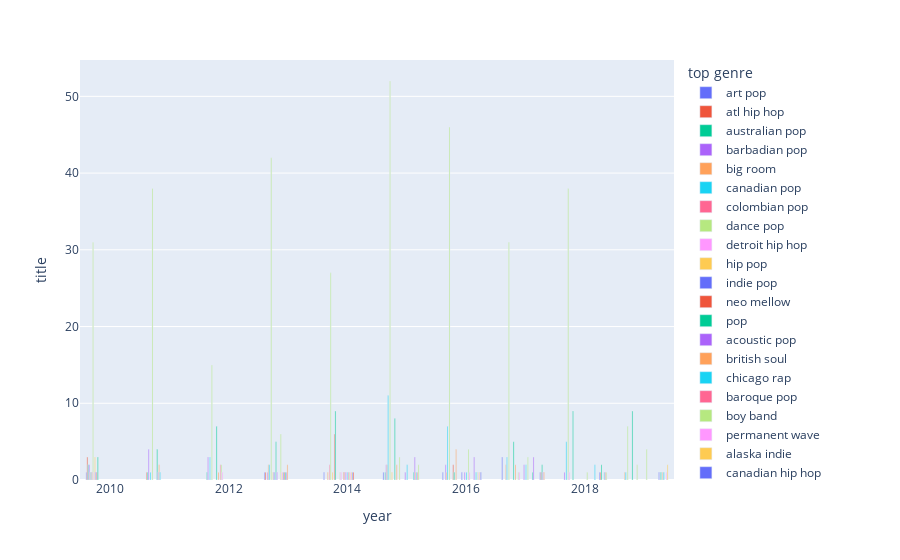

The code cell stored with this chart in its notebook:
### Markdown cell above
### Gráfico de barras Agrupado - Ano e gênero

### Code cell
fig3 = px.bar(df_empilhado,
              x="year",
              y="title",
              color="top genre",
              barmode="group")
fig3.show()

### Figure 1 — Plotly figure (JSON) as saved in the notebook; plotly's stock layout.template omitted (floating-point values rounded to 4 significant figures)
{"data": [{"alignmentgroup": "True", "hovertemplate": "top genre=art pop<br>year=%{x}<br>title=%{y}<extra></extra>", "legendgroup": "art pop", "marker": {"color": "#636efa", "pattern": {"shape": ""}}, "name": "art pop", "offsetgroup": "art pop", "orientation": "v", "showlegend": true, "textposition": "auto", "type": "bar", "x": [2010, 2013, 2014, 2015, 2016, 2017], "xaxis": "x", "y": [1, 1, 1, 1, 1, 3], "yaxis": "y"}, {"alignmentgroup": "True", "hovertemplate": "top genre=atl hip hop<br>year=%{x}<br>title=%{y}<extra></extra>", "legendgroup": "atl hip hop", "marker": {"color": "#EF553B", "pattern": {"shape": ""}}, "name": "atl hip hop", "offsetgroup": "atl hip hop", "orientation": "v", "showlegend": true, "textposition": "auto", "type": "bar", "x": [2010, 2011, 2013], "xaxis": "x", "y": [3, 1, 1], "yaxis": "y"}, {"alignmentgroup": "True", "hovertemplate": "top genre=australian pop<br>year=%{x}<br>title=%{y}<extra></extra>", "legendgroup": "australian pop", "marker": {"color": "#00cc96", "pattern": {"shape": ""}}, "name": "australian pop", "offsetgroup": "australian pop", "orientation": "v", "showlegend": true, "textposition": "auto", "type": "bar", "x": [2010, 2011, 2012, 2015], "xaxis": "x", "y": [2, 1, 1, 1], "yaxis": "y"}, {"alignmentgroup": "True", "hovertemplate": "top genre=barbadian pop<br>year=%{x}<br>title=%{y}<extra></extra>", "legendgroup": "barbadian pop", "marker": {"color": "#ab63fa", "pattern": {"shape": ""}}, "name": "barbadian pop", "offsetgroup": "barbadian pop", "orientation": "v", "showlegend": true, "textposition": "auto", "type": "bar", "x": [2010, 2011, 2012, 2013, 2015, 2016, 2018], "xaxis": "x", "y": [2, 4, 3, 1, 2, 2, 1], "yaxis": "y"}, {"alignmentgroup": "True", "hovertemplate": "top genre=big room<br>year=%{x}<br>title=%{y}<extra></extra>", "legendgroup": "big room", "marker": {"color": "#FFA15A", "pattern": {"shape": ""}}, "name": "big room", "offsetgroup": "big room", "orientation": "v", "showlegend": true, "textposition": "auto", "type": "bar", "x": [2010, 2013, 2014, 2015, 2016, 2017, 2019], "xaxis": "x", "y": [1, 2, 1, 2, 1, 2, 1], "yaxis": "y"}, {"alignmentgroup": "True", "hovertemplate": "top genre=canadian pop<br>year=%{x}<br>title=%{y}<extra></extra>", "legendgroup": "canadian pop", "marker": {"color": "#19d3f3", "pattern": {"shape": ""}}, "name": "canadian pop", "offsetgroup": "canadian pop", "orientation": "v", "showlegend": true, "textposition": "auto", "type": "bar", "x": [2010, 2011, 2012, 2013, 2015, 2016, 2017, 2018, 2019], "xaxis": "x", "y": [1, 1, 3, 2, 11, 7, 3, 5, 1], "yaxis": "y"}, {"alignmentgroup": "True", "hovertemplate": "top genre=colombian pop<br>year=%{x}<br>title=%{y}<extra></extra>", "legendgroup": "colombian pop", "marker": {"color": "#FF6692", "pattern": {"shape": ""}}, "name": "colombian pop", "offsetgroup": "colombian pop", "orientation": "v", "showlegend": true, "textposition": "auto", "type": "bar", "x": [2010, 2014], "xaxis": "x", "y": [1, 2], "yaxis": "y"}, {"alignmentgroup": "True", "hovertemplate": "top genre=dance pop<br>year=%{x}<br>title=%{y}<extra></extra>", "legendgroup": "dance pop", "marker": {"color": "#B6E880", "pattern": {"shape": ""}}, "name": "dance pop", "offsetgroup": "dance pop", "orientation": "v", "showlegend": true, "textposition": "auto", "type": "bar", "x": [2010, 2011, 2012, 2013, 2014, 2015, 2016, 2017, 2018, 2019], "xaxis": "x", "y": [31, 38, 15, 42, 27, 52, 46, 31, 38, 7], "yaxis": "y"}, {"alignmentgroup": "True", "hovertemplate": "top genre=detroit hip hop<br>year=%{x}<br>title=%{y}<extra></extra>", "legendgroup": "detroit hip hop", "marker": {"color": "#FF97FF", "pattern": {"shape": ""}}, "name": "detroit hip hop", "offsetgroup": "detroit hip hop", "orientation": "v", "showlegend": true, "textposition": "auto", "type": "bar", "x": [2010, 2018], "xaxis": "x", "y": [1, 1], "yaxis": "y"}, {"alignmentgroup": "True", "hovertemplate": "top genre=hip pop<br>year=%{x}<br>title=%{y}<extra></extra>", "legendgroup": "hip pop", "marker": {"color": "#FECB52", "pattern": {"shape": ""}}, "name": "hip pop", "offsetgroup": "hip pop", "orientation": "v", "showlegend": true, "textposition": "auto", "type": "bar", "x": [2010, 2013, 2014, 2015], "xaxis": "x", "y": [3, 1, 1, 1], "yaxis": "y"}, {"alignmentgroup": "True", "hovertemplate": "top genre=indie pop<br>year=%{x}<br>title=%{y}<extra></extra>", "legendgroup": "indie pop", "marker": {"color": "#636efa", "pattern": {"shape": ""}}, "name": "indie pop", "offsetgroup": "indie pop", "orientation": "v", "showlegend": true, "textposition": "auto", "type": "bar", "x": [2010, 2013], "xaxis": "x", "y": [1, 1], "yaxis": "y"}, {"alignmentgroup": "True", "hovertemplate": "top genre=neo mellow<br>year=%{x}<br>title=%{y}<extra></extra>", "legendgroup": "neo mellow", "marker": {"color": "#EF553B", "pattern": {"shape": ""}}, "name": "neo mellow", "offsetgroup": "neo mellow", "orientation": "v", "showlegend": true, "textposition": "auto", "type": "bar", "x": [2010, 2014, 2016], "xaxis": "x", "y": [1, 6, 2], "yaxis": "y"}, {"alignmentgroup": "True", "hovertemplate": "top genre=pop<br>year=%{x}<br>title=%{y}<extra></extra>", "legendgroup": "pop", "marker": {"color": "#00cc96", "pattern": {"shape": ""}}, "name": "pop", "offsetgroup": "pop", "orientation": "v", "showlegend": true, "textposition": "auto", "type": "bar", "x": [2010, 2011, 2012, 2013, 2014, 2015, 2016, 2017, 2018, 2019], "xaxis": "x", "y": [3, 4, 7, 5, 9, 8, 1, 5, 9, 9], "yaxis": "y"}, {"alignmentgroup": "True", "hovertemplate": "top genre=acoustic pop<br>year=%{x}<br>title=%{y}<extra></extra>", "legendgroup": "acoustic pop", "marker": {"color": "#ab63fa", "pattern": {"shape": ""}}, "name": "acoustic pop", "offsetgroup": "acoustic pop", "orientation": "v", "showlegend": true, "textposition": "auto", "type": "bar", "x": [2011, 2013], "xaxis": "x", "y": [1, 1], "yaxis": "y"}, {"alignmentgroup": "True", "hovertemplate": "top genre=british soul<br>year=%{x}<br>title=%{y}<extra></extra>", "legendgroup": "british soul", "marker": {"color": "#FFA15A", "pattern": {"shape": ""}}, "name": "british soul", "offsetgroup": "british soul", "orientation": "v", "showlegend": true, "textposition": "auto", "type": "bar", "x": [2011, 2012, 2015, 2016, 2017], "xaxis": "x", "y": [2, 1, 2, 4, 2], "yaxis": "y"}, {"alignmentgroup": "True", "hovertemplate": "top genre=chicago rap<br>year=%{x}<br>title=%{y}<extra></extra>", "legendgroup": "chicago rap", "marker": {"color": "#19d3f3", "pattern": {"shape": ""}}, "name": "chicago rap", "offsetgroup": "chicago rap", "orientation": "v", "showlegend": true, "textposition": "auto", "type": "bar", "x": [2011], "xaxis": "x", "y": [1], "yaxis": "y"}, {"alignmentgroup": "True", "hovertemplate": "top genre=baroque pop<br>year=%{x}<br>title=%{y}<extra></extra>", "legendgroup": "baroque pop", "marker": {"color": "#FF6692", "pattern": {"shape": ""}}, "name": "baroque pop", "offsetgroup": "baroque pop", "orientation": "v", "showlegend": true, "textposition": "auto", "type": "bar", "x": [2012], "xaxis": "x", "y": [2], "yaxis": "y"}, {"alignmentgroup": "True", "hovertemplate": "top genre=boy band<br>year=%{x}<br>title=%{y}<extra></extra>", "legendgroup": "boy band", "marker": {"color": "#B6E880", "pattern": {"shape": ""}}, "name": "boy band", "offsetgroup": "boy band", "orientation": "v", "showlegend": true, "textposition": "auto", "type": "bar", "x": [2012, 2013, 2014, 2015, 2017, 2019], "xaxis": "x", "y": [2, 6, 1, 3, 1, 2], "yaxis": "y"}, {"alignmentgroup": "True", "hovertemplate": "top genre=permanent wave<br>year=%{x}<br>title=%{y}<extra></extra>", "legendgroup": "permanent wave", "marker": {"color": "#FF97FF", "pattern": {"shape": ""}}, "name": "permanent wave", "offsetgroup": "permanent wave", "orientation": "v", "showlegend": true, "textposition": "auto", "type": "bar", "x": [2012, 2013, 2014, 2017], "xaxis": "x", "y": [1, 1, 1, 1], "yaxis": "y"}, {"alignmentgroup": "True", "hovertemplate": "top genre=alaska indie<br>year=%{x}<br>title=%{y}<extra></extra>", "legendgroup": "alaska indie", "marker": {"color": "#FECB52", "pattern": {"shape": ""}}, "name": "alaska indie", "offsetgroup": "alaska indie", "orientation": "v", "showlegend": true, "textposition": "auto", "type": "bar", "x": [2013], "xaxis": "x", "y": [1], "yaxis": "y"}, {"alignmentgroup": "True", "hovertemplate": "top genre=canadian hip hop<br>year=%{x}<br>title=%{y}<extra></extra>", "legendgroup": "canadian hip hop", "marker": {"color": "#636efa", "pattern": {"shape": ""}}, "name": "canadian hip hop", "offsetgroup": "canadian hip hop", "orientation": "v", "showlegend": true, "textposition": "auto", "type": "bar", "x": [2013, 2016], "xaxis": "x", "y": [1, 1], "yaxis": "y"}, {"alignmentgroup": "True", "hovertemplate": "top genre=candy pop<br>year=%{x}<br>title=%{y}<extra></extra>", "legendgroup": "candy pop", "marker": {"color": "#EF553B", "pattern": {"shape": ""}}, "name": "candy pop", "offsetgroup": "candy pop", "orientation": "v", "showlegend": true, "textposition": "auto", "type": "bar", "x": [2013, 2014], "xaxis": "x", "y": [1, 1], "yaxis": "y"}, {"alignmentgroup": "True", "hovertemplate": "top genre=celtic rock<br>year=%{x}<br>title=%{y}<extra></extra>", "legendgroup": "celtic rock", "marker": {"color": "#00cc96", "pattern": {"shape": ""}}, "name": "celtic rock", "offsetgroup": "celtic rock", "orientation": "v", "showlegend": true, "textposition": "auto", "type": "bar", "x": [2013], "xaxis": "x", "y": [1], "yaxis": "y"}, {"alignmentgroup": "True", "hovertemplate": "top genre=complextro<br>year=%{x}<br>title=%{y}<extra></extra>", "legendgroup": "complextro", "marker": {"color": "#ab63fa", "pattern": {"shape": ""}}, "name": "complextro", "offsetgroup": "complextro", "orientation": "v", "showlegend": true, "textposition": "auto", "type": "bar", "x": [2013, 2014, 2015, 2016, 2017], "xaxis": "x", "y": [1, 1, 1, 1, 2], "yaxis": "y"}, {"alignmentgroup": "True", "hovertemplate": "top genre=electro<br>year=%{x}<br>title=%{y}<extra></extra>", "legendgroup": "electro", "marker": {"color": "#FFA15A", "pattern": {"shape": ""}}, "name": "electro", "offsetgroup": "electro", "orientation": "v", "showlegend": true, "textposition": "auto", "type": "bar", "x": [2013], "xaxis": "x", "y": [2], "yaxis": "y"}, {"alignmentgroup": "True", "hovertemplate": "top genre=australian dance<br>year=%{x}<br>title=%{y}<extra></extra>", "legendgroup": "australian dance", "marker": {"color": "#19d3f3", "pattern": {"shape": ""}}, "name": "australian dance", "offsetgroup": "australian dance", "orientation": "v", "showlegend": true, "textposition": "auto", "type": "bar", "x": [2014, 2015, 2016, 2017], "xaxis": "x", "y": [1, 2, 1, 2], "yaxis": "y"}, {"alignmentgroup": "True", "hovertemplate": "top genre=australian hip hop<br>year=%{x}<br>title=%{y}<extra></extra>", "legendgroup": "australian hip hop", "marker": {"color": "#FF6692", "pattern": {"shape": ""}}, "name": "australian hip hop", "offsetgroup": "australian hip hop", "orientation": "v", "showlegend": true, "textposition": "auto", "type": "bar", "x": [2014], "xaxis": "x", "y": [1], "yaxis": "y"}, {"alignmentgroup": "True", "hovertemplate": "top genre=electropop<br>year=%{x}<br>title=%{y}<extra></extra>", "legendgroup": "electropop", "marker": {"color": "#B6E880", "pattern": {"shape": ""}}, "name": "electropop", "offsetgroup": "electropop", "orientation": "v", "showlegend": true, "textposition": "auto", "type": "bar", "x": [2014, 2016, 2017, 2018, 2019], "xaxis": "x", "y": [1, 4, 3, 1, 4], "yaxis": "y"}, {"alignmentgroup": "True", "hovertemplate": "top genre=folk-pop<br>year=%{x}<br>title=%{y}<extra></extra>", "legendgroup": "folk-pop", "marker": {"color": "#FF97FF", "pattern": {"shape": ""}}, "name": "folk-pop", "offsetgroup": "folk-pop", "orientation": "v", "showlegend": true, "textposition": "auto", "type": "bar", "x": [2014, 2016], "xaxis": "x", "y": [1, 1], "yaxis": "y"}, {"alignmentgroup": "True", "hovertemplate": "top genre=hollywood<br>year=%{x}<br>title=%{y}<extra></extra>", "legendgroup": "hollywood", "marker": {"color": "#FECB52", "pattern": {"shape": ""}}, "name": "hollywood", "offsetgroup": "hollywood", "orientation": "v", "showlegend": true, "textposition": "auto", "type": "bar", "x": [2014], "xaxis": "x", "y": [1], "yaxis": "y"}, {"alignmentgroup": "True", "hovertemplate": "top genre=house<br>year=%{x}<br>title=%{y}<extra></extra>", "legendgroup": "house", "marker": {"color": "#636efa", "pattern": {"shape": ""}}, "name": "house", "offsetgroup": "house", "orientation": "v", "showlegend": true, "textposition": "auto", "type": "bar", "x": [2014], "xaxis": "x", "y": [1], "yaxis": "y"}, {"alignmentgroup": "True", "hovertemplate": "top genre=metropopolis<br>year=%{x}<br>title=%{y}<extra></extra>", "legendgroup": "metropopolis", "marker": {"color": "#EF553B", "pattern": {"shape": ""}}, "name": "metropopolis", "offsetgroup": "metropopolis", "orientation": "v", "showlegend": true, "textposition": "auto", "type": "bar", "x": [2014], "xaxis": "x", "y": [1], "yaxis": "y"}, {"alignmentgroup": "True", "hovertemplate": "top genre=belgian edm<br>year=%{x}<br>title=%{y}<extra></extra>", "legendgroup": "belgian edm", "marker": {"color": "#00cc96", "pattern": {"shape": ""}}, "name": "belgian edm", "offsetgroup": "belgian edm", "orientation": "v", "showlegend": true, "textposition": "auto", "type": "bar", "x": [2015, 2017], "xaxis": "x", "y": [1, 1], "yaxis": "y"}, {"alignmentgroup": "True", "hovertemplate": "top genre=canadian contemporary r&b<br>year=%{x}<br>title=%{y}<extra></extra>", "legendgroup": "canadian contemporary r&b", "marker": {"color": "#ab63fa", "pattern": {"shape": ""}}, "name": "canadian contemporary r&b", "offsetgroup": "canadian contemporary r&b", "orientation": "v", "showlegend": true, "textposition": "auto", "type": "bar", "x": [2015, 2016, 2017], "xaxis": "x", "y": [3, 3, 3], "yaxis": "y"}, {"alignmentgroup": "True", "hovertemplate": "top genre=french indie pop<br>year=%{x}<br>title=%{y}<extra></extra>", "legendgroup": "french indie pop", "marker": {"color": "#FFA15A", "pattern": {"shape": ""}}, "name": "french indie pop", "offsetgroup": "french indie pop", "orientation": "v", "showlegend": true, "textposition": "auto", "type": "bar", "x": [2015], "xaxis": "x", "y": [1], "yaxis": "y"}, {"alignmentgroup": "True", "hovertemplate": "top genre=hip hop<br>year=%{x}<br>title=%{y}<extra></extra>", "legendgroup": "hip hop", "marker": {"color": "#19d3f3", "pattern": {"shape": ""}}, "name": "hip hop", "offsetgroup": "hip hop", "orientation": "v", "showlegend": true, "textposition": "auto", "type": "bar", "x": [2015, 2016, 2018], "xaxis": "x", "y": [1, 1, 2], "yaxis": "y"}, {"alignmentgroup": "True", "hovertemplate": "top genre=irish singer-songwriter<br>year=%{x}<br>title=%{y}<extra></extra>", "legendgroup": "irish singer-songwriter", "marker": {"color": "#FF6692", "pattern": {"shape": ""}}, "name": "irish singer-songwriter", "offsetgroup": "irish singer-songwriter", "orientation": "v", "showlegend": true, "textposition": "auto", "type": "bar", "x": [2015], "xaxis": "x", "y": [1], "yaxis": "y"}, {"alignmentgroup": "True", "hovertemplate": "top genre=tropical house<br>year=%{x}<br>title=%{y}<extra></extra>", "legendgroup": "tropical house", "marker": {"color": "#B6E880", "pattern": {"shape": ""}}, "name": "tropical house", "offsetgroup": "tropical house", "orientation": "v", "showlegend": true, "textposition": "auto", "type": "bar", "x": [2015, 2016], "xaxis": "x", "y": [2, 1], "yaxis": "y"}, {"alignmentgroup": "True", "hovertemplate": "top genre=canadian latin<br>year=%{x}<br>title=%{y}<extra></extra>", "legendgroup": "canadian latin", "marker": {"color": "#FF97FF", "pattern": {"shape": ""}}, "name": "canadian latin", "offsetgroup": "canadian latin", "orientation": "v", "showlegend": true, "textposition": "auto", "type": "bar", "x": [2016], "xaxis": "x", "y": [1], "yaxis": "y"}, {"alignmentgroup": "True", "hovertemplate": "top genre=danish pop<br>year=%{x}<br>title=%{y}<extra></extra>", "legendgroup": "danish pop", "marker": {"color": "#FECB52", "pattern": {"shape": ""}}, "name": "danish pop", "offsetgroup": "danish pop", "orientation": "v", "showlegend": true, "textposition": "auto", "type": "bar", "x": [2016], "xaxis": "x", "y": [1], "yaxis": "y"}, {"alignmentgroup": "True", "hovertemplate": "top genre=latin<br>year=%{x}<br>title=%{y}<extra></extra>", "legendgroup": "latin", "marker": {"color": "#636efa", "pattern": {"shape": ""}}, "name": "latin", "offsetgroup": "latin", "orientation": "v", "showlegend": true, "textposition": "auto", "type": "bar", "x": [2016, 2017, 2018, 2019], "xaxis": "x", "y": [1, 1, 1, 1], "yaxis": "y"}, {"alignmentgroup": "True", "hovertemplate": "top genre=downtempo<br>year=%{x}<br>title=%{y}<extra></extra>", "legendgroup": "downtempo", "marker": {"color": "#EF553B", "pattern": {"shape": ""}}, "name": "downtempo", "offsetgroup": "downtempo", "orientation": "v", "showlegend": true, "textposition": "auto", "type": "bar", "x": [2017, 2018], "xaxis": "x", "y": [1, 1], "yaxis": "y"}, {"alignmentgroup": "True", "hovertemplate": "top genre=edm<br>year=%{x}<br>title=%{y}<extra></extra>", "legendgroup": "edm", "marker": {"color": "#00cc96", "pattern": {"shape": ""}}, "name": "edm", "offsetgroup": "edm", "orientation": "v", "showlegend": true, "textposition": "auto", "type": "bar", "x": [2017, 2018, 2019], "xaxis": "x", "y": [2, 2, 1], "yaxis": "y"}, {"alignmentgroup": "True", "hovertemplate": "top genre=electro house<br>year=%{x}<br>title=%{y}<extra></extra>", "legendgroup": "electro house", "marker": {"color": "#ab63fa", "pattern": {"shape": ""}}, "name": "electro house", "offsetgroup": "electro house", "orientation": "v", "showlegend": true, "textposition": "auto", "type": "bar", "x": [2017], "xaxis": "x", "y": [1], "yaxis": "y"}, {"alignmentgroup": "True", "hovertemplate": "top genre=electronic trap<br>year=%{x}<br>title=%{y}<extra></extra>", "legendgroup": "electronic trap", "marker": {"color": "#FFA15A", "pattern": {"shape": ""}}, "name": "electronic trap", "offsetgroup": "electronic trap", "orientation": "v", "showlegend": true, "textposition": "auto", "type": "bar", "x": [2017, 2019], "xaxis": "x", "y": [1, 1], "yaxis": "y"}, {"alignmentgroup": "True", "hovertemplate": "top genre=brostep<br>year=%{x}<br>title=%{y}<extra></extra>", "legendgroup": "brostep", "marker": {"color": "#19d3f3", "pattern": {"shape": ""}}, "name": "brostep", "offsetgroup": "brostep", "orientation": "v", "showlegend": true, "textposition": "auto", "type": "bar", "x": [2018, 2019], "xaxis": "x", "y": [1, 1], "yaxis": "y"}, {"alignmentgroup": "True", "hovertemplate": "top genre=contemporary country<br>year=%{x}<br>title=%{y}<extra></extra>", "legendgroup": "contemporary country", "marker": {"color": "#FF6692", "pattern": {"shape": ""}}, "name": "contemporary country", "offsetgroup": "contemporary country", "orientation": "v", "showlegend": true, "textposition": "auto", "type": "bar", "x": [2018], "xaxis": "x", "y": [1], "yaxis": "y"}, {"alignmentgroup": "True", "hovertemplate": "top genre=moroccan pop<br>year=%{x}<br>title=%{y}<extra></extra>", "legendgroup": "moroccan pop", "marker": {"color": "#B6E880", "pattern": {"shape": ""}}, "name": "moroccan pop", "offsetgroup": "moroccan pop", "orientation": "v", "showlegend": true, "textposition": "auto", "type": "bar", "x": [2018], "xaxis": "x", "y": [1], "yaxis": "y"}, {"alignmentgroup": "True", "hovertemplate": "top genre=alternative r&b<br>year=%{x}<br>title=%{y}<extra></extra>", "legendgroup": "alternative r&b", "marker": {"color": "#FF97FF", "pattern": {"shape": ""}}, "name": "alternative r&b", "offsetgroup": "alternative r&b", "orientation": "v", "showlegend": true, "textposition": "auto", "type": "bar", "x": [2019], "xaxis": "x", "y": [1], "yaxis": "y"}, {"alignmentgroup": "True", "hovertemplate": "top genre=escape room<br>year=%{x}<br>title=%{y}<extra></extra>", "legendgroup": "escape room", "marker": {"color": "#FECB52", "pattern": {"shape": ""}}, "name": "escape room", "offsetgroup": "escape room", "orientation": "v", "showlegend": true, "textposition": "auto", "type": "bar", "x": [2019], "xaxis": "x", "y": [2], "yaxis": "y"}], "layout": {"barmode": "group", "legend": {"title": {"text": "top genre"}, "tracegroupgap": 0}, "margin": {"t": 60}, "xaxis": {"anchor": "y", "domain": [0, 1], "title": {"text": "year"}}, "yaxis": {"anchor": "x", "domain": [0, 1], "title": {"text": "title"}}}}
